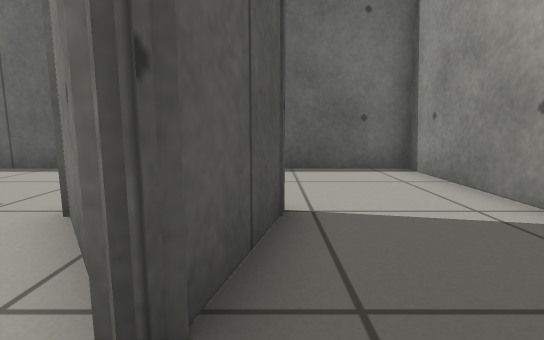
[1] (above)

12 first-person views from a walk through a world built for the Gazebo simulator. The camera is 0.5 m above the floor, tilts 8° down and sees 85° across. The floor is counted in squares, 0.5 m on a side. Each view is taken from the middle of a square. On the plan, view 1 faces up. The plan holds only what a view shows up to about 12 squares ahead; the rest is blank.

[2]
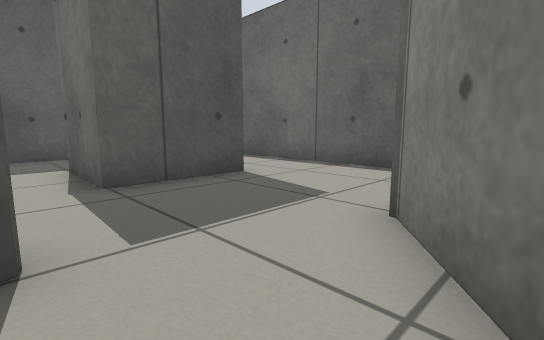

[3]
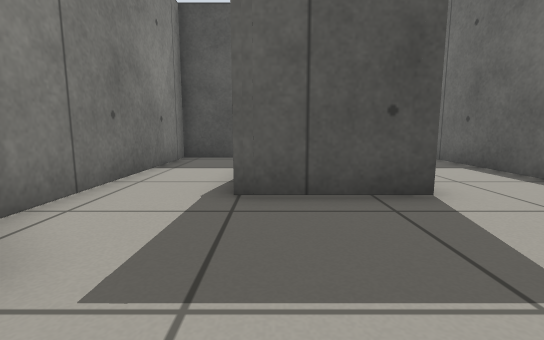

[4]
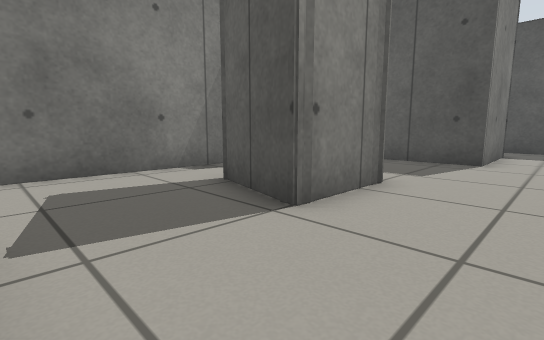

[5]
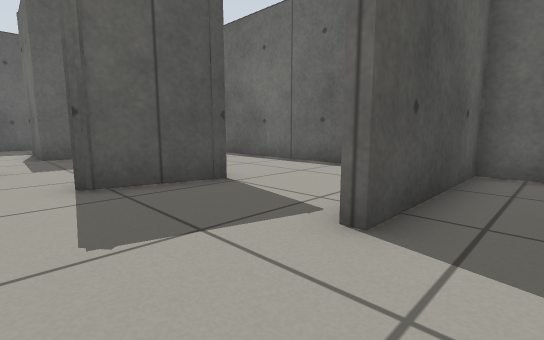

[6]
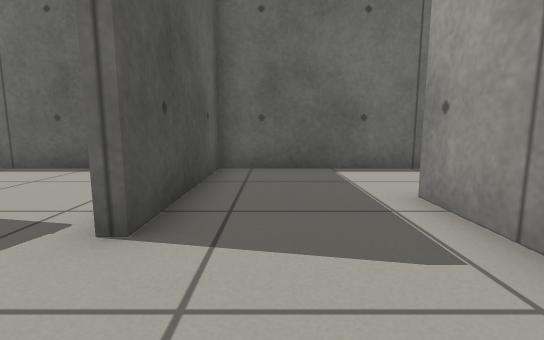

[7]
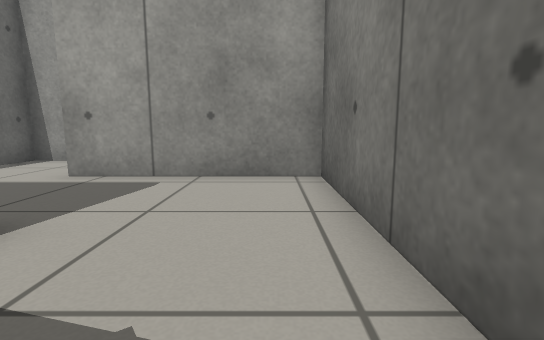

[8]
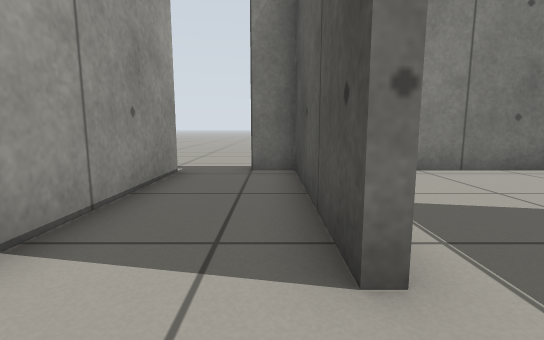

[9]
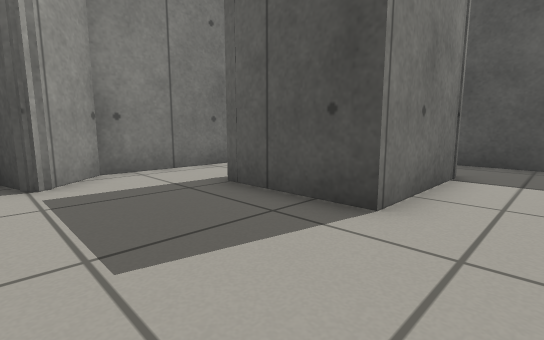

[10]
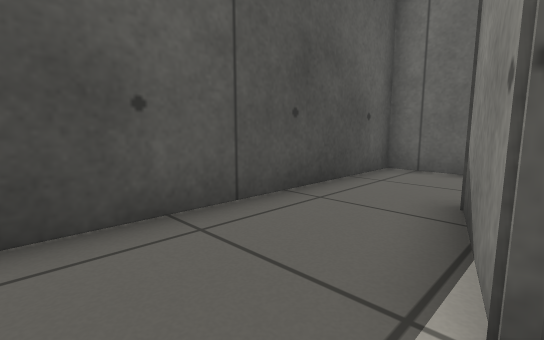

[11]
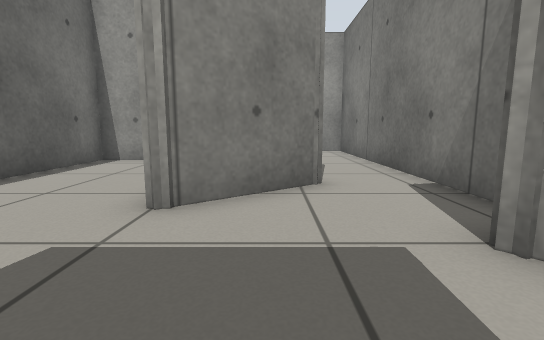

[12]
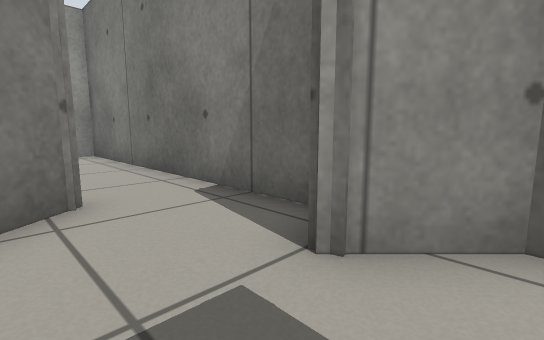

### Floor plan
Ten units are one square. View 1 is at (0, 0); x grows to the right and y downward. Boxes are objects, and circles mark ways between rooms. Rooms are numbered by the first view taken in them; rooms with no view inside come last. Other rooms are left out.
<svg viewBox="-127 -79 234 94">
<path fill="none" stroke="#000" d="M-64 -44 -64 -14 -91 -15 -99 -44 -64 -44M-2 -36 2 -35 -5 -11 -9 -12M-5 -10 -25 -36 2 -36M-27 10 35 10M34 -36 34 -74 -122 -74 -122 10 -48 10 -37 -2 -35 0 -32 10M37 -26 33 -26M37 -45 37 -26M35 10 72 10 72 -44M74 -44 74 10 85 10M102 -63 102 -74 65 -74M102 9 102 -38M65 -74 37 -74 37 -45"/>
<circle cx="40" cy="-10" r="3" fill="#2a7"/>
<circle cx="55" cy="-35" r="3" fill="#2a7"/>
<circle cx="70" cy="-55" r="3" fill="#2a7"/>
<text x="-40" y="-30">1</text>
<text x="50" y="-20">2</text>
<text x="80" y="-30">3</text>
<text x="50" y="-60">4</text>
</svg>
Room 1 opens to room 2. Room 2 opens to room 4. Room 3 opens to room 4.

Where each view was taken, in squares from view 1:
view 1: 0 up, 0 right, facing up
view 2: 0 up, 1 left, facing up-left
view 3: 2 up, 2 left, facing left
view 4: 6 up, 3 right, facing down-left
view 5: 0 up, 5 right, facing up-left
view 6: 0 up, 5 right, facing up
view 7: 0 up, 1 right, facing right
view 8: 6 up, 8 right, facing down
view 9: 6 up, 3 left, facing down-left
view 10: 0 up, 9 left, facing up-left
view 11: 2 up, 6 left, facing right
view 12: 2 up, 5 left, facing down-right
